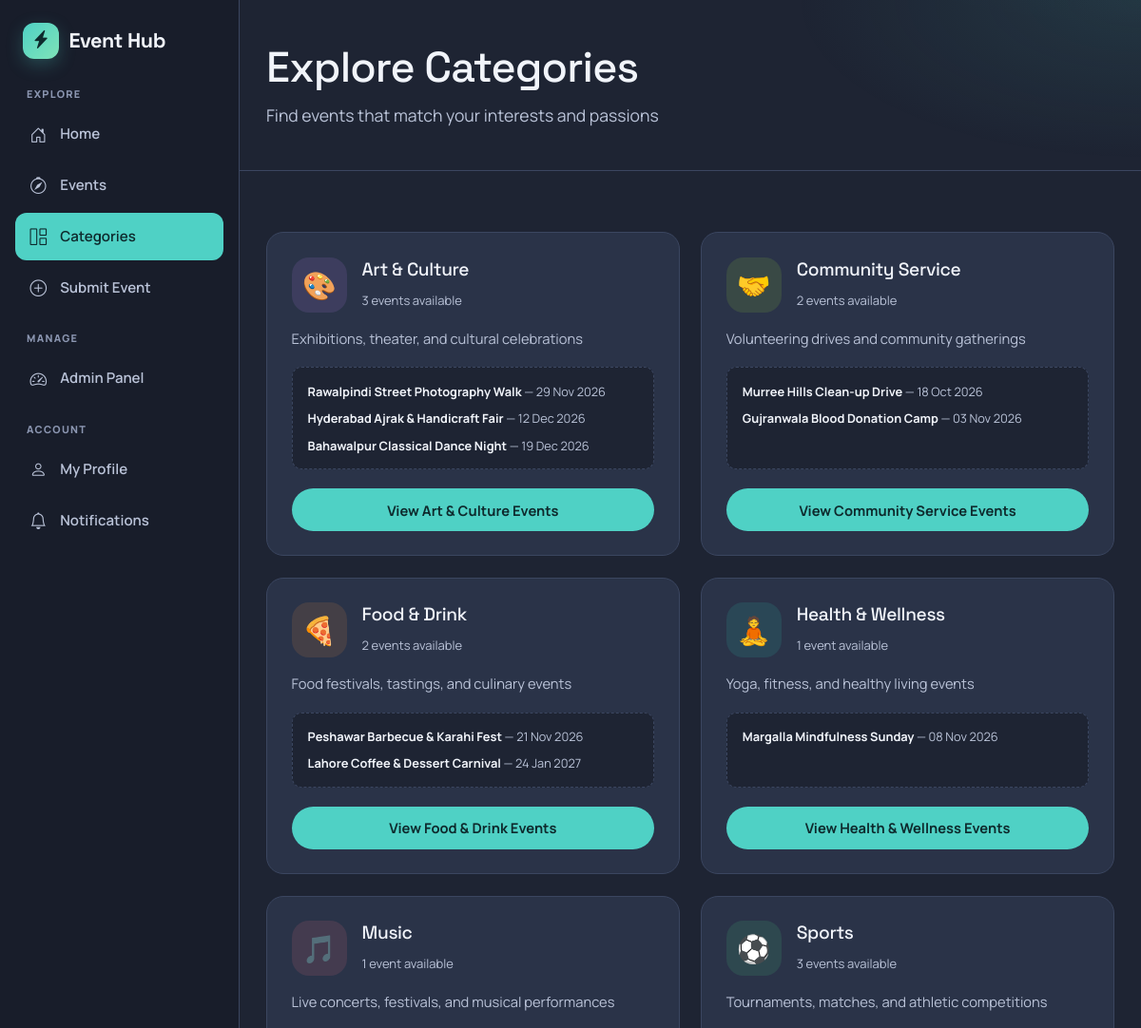
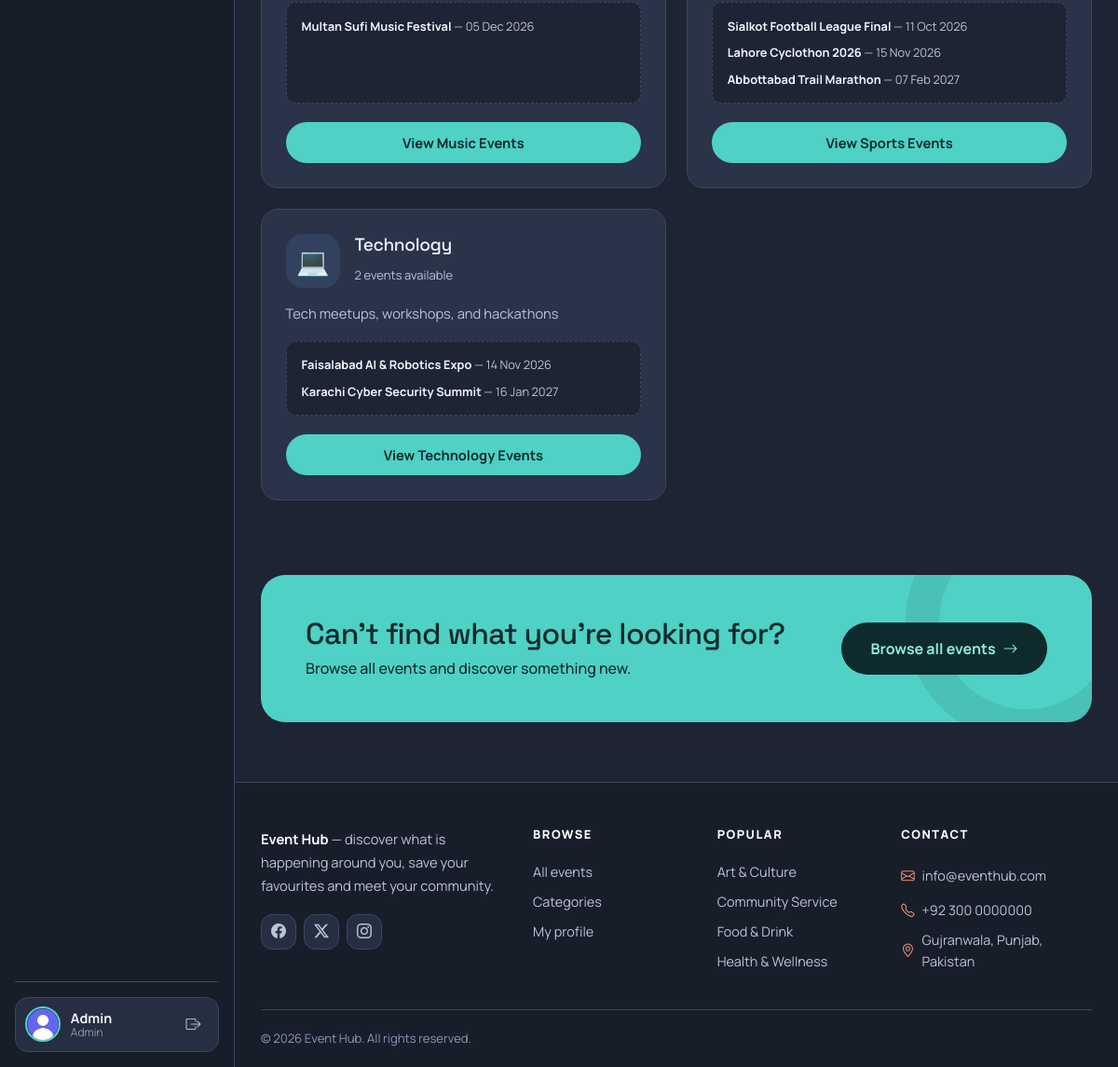
The app's page /categories.php (signed in) with its own data (2 pictures, top to bottom).
### tables this page shows
CREATE TABLE categories (
  id INT AUTO_INCREMENT PRIMARY KEY,
  name VARCHAR(80) NOT NULL,
  color VARCHAR(10) DEFAULT '#6f42c1'
);

CREATE TABLE events (
  id INT AUTO_INCREMENT PRIMARY KEY,
  title VARCHAR(200) NOT NULL,
  category_id INT NOT NULL,
  short_desc VARCHAR(255),
  description TEXT,
  venue VARCHAR(150),
  address VARCHAR(255),
  city VARCHAR(80),
  lat DECIMAL(10,7) NOT NULL,
  lng DECIMAL(10,7) NOT NULL,
  event_date DATE NOT NULL,
  event_time TIME,
  price DECIMAL(10,2) DEFAULT 0,
  organizer_name VARCHAR(120),
  organizer_contact VARCHAR(150),
  image VARCHAR(255) DEFAULT 'images/default.jpg',
  is_featured TINYINT DEFAULT 0,
  status ENUM('pending','approved','rejected') DEFAULT 'pending',
  created_by INT NULL,
  created_at TIMESTAMP DEFAULT CURRENT_TIMESTAMP,
  FOREIGN KEY (category_id) REFERENCES categories(id)
);

### includes/functions.php (called while the page is built, shortened)
<?php
require_once __DIR__ . '/../config/db.php';
function e($s) { return htmlspecialchars($s ?? '', ENT_QUOTES, 'UTF-8'); }
function is_logged() { return isset($_SESSION['user']); }
function cat_icon($name) {
    $i = ['music' => '🎵', 'sports' => '⚽', 'technology' => '💻', 'art & culture' => '🎨', 'food & drink' => '🍕',
          'health & wellness' => '🧘', 'community service' => '🤝', 'community' => '🤝'];
    return $i[strtolower($name)] ?? '📅';
}
function cat_desc($name) {
    $d = ['music' => 'Live concerts, festivals, and musical performances', 'sports' => 'Tournaments, matches, and athletic competitions',
          'technology' => 'Tech meetups, workshops, and hackathons', 'art & culture' => 'Exhibitions, theater, and cultural celebrations',
          'food & drink' => 'Food festivals, tastings, and culinary events', 'health & wellness' => 'Yoga, fitness, and healthy living events',
          'community service' => 'Volunteering drives and community gatherings'];
    return $d[strtolower($name)] ?? 'Discover events in this category';
}
function get_categories_with_counts() {
    global $pdo;
    return $pdo->query("SELECT c.*, COUNT(e.id) AS total FROM categories c
        LEFT JOIN events e ON e.category_id=c.id AND e.status='approved' GROUP BY c.id, c.name, c.color ORDER BY c.name")->fetchAll();
}
function get_events($extra = '', $params = []) {
    global $pdo;
    $st = $pdo->prepare("SELECT e.*, c.name AS cat, c.color FROM events e
        JOIN categories c ON c.id = e.category_id WHERE e.status='approved' $extra");
    $st->execute($params);
    return $st->fetchAll();
}
function get_categories() { global $pdo; return $pdo->query("SELECT * FROM categories ORDER BY name")->fetchAll(); }

### categories.php (the view, shortened to what this page needs)
<?php
require 'includes/functions.php';
$cats = get_categories_with_counts();
include 'includes/header.php';
?>
<section class="categories-hero">
  <div class="container"><h1>Explore Categories</h1><p>Find events that match your interests and passions</p></div>
</section>
<section class="section">
  <div class="container">
    <div class="categories-grid">
      <?php foreach ($cats as $c):
        $sample = get_events("AND e.category_id=? ORDER BY e.event_date LIMIT 3", [$c['id']]); $cc = e($c['color']); ?>
        <div class="category-detail-card card">
          <div class="category-detail-header">
            <div class="category-detail-icon" style="background:<?= $cc ?>1f;color:<?= $cc ?>"><?= cat_icon($c['name']) ?></div>
            <div><h3><?= e($c['name']) ?></h3>
              <span style="font-size:0.8125rem;color:var(--text-secondary)"><?= $c['total'] ?> event<?= $c['total'] != 1 ? 's' : '' ?> available</span></div>
          </div>
          <p><?= e(cat_desc($c['name'])) ?></p>
          <?php if ($sample): ?>
            <div class="category-detail-events">
              <?php foreach ($sample as $s): ?><span><strong><?= e($s['title']) ?></strong> &mdash; <?= date('d M Y', strtotime($s['event_date'])) ?></span><?php endforeach; ?>
            </div>
          <?php endif; ?>
          <a href="events.php?cat[]=<?= $c['id'] ?>" class="btn btn-primary" style="width:100%">View <?= e($c['name']) ?> Events</a>
        </div>
      <?php endforeach; ?>
    </div>
  </div>
</section>
<section class="cta-wrap">
  <div class="container">
    <div class="cta-section">
      <div><h2>Can't find what you're looking for?</h2><p>Browse all events and discover something new.</p></div>
      <a href="events.php" class="btn btn-lg">Browse all events <i class="bi bi-arrow-right"></i></a>
    </div>
  </div>
</section>
<?php include 'includes/footer.php'; ?>

### includes/footer.php (shortened to what this page needs)
<footer class="footer">
  <div class="container">
    <div class="footer-grid">
      <div class="footer-brand">
        <p class="footer-desc"><strong><?= SITE_NAME ?></strong> &mdash; discover what is happening around you, save your favourites and meet your community.</p>
        <div class="social-links d-flex gap-2">
          <a href="#" class="social-link" aria-label="Facebook"><i class="bi bi-facebook"></i></a>
          <a href="#" class="social-link" aria-label="Twitter"><i class="bi bi-twitter-x"></i></a>
          <a href="#" class="social-link" aria-label="Instagram"><i class="bi bi-instagram"></i></a>
        </div>
      </div>
      <div class="footer-links">
        <h4>Browse</h4>
        <a href="<?= BASE_URL ?>events.php">All events</a>
        <a href="<?= BASE_URL ?>categories.php">Categories</a>
        <a href="<?= BASE_URL ?><?= is_logged() ? 'profile.php' : 'login.php' ?>"><?= is_logged() ? 'My profile' : 'Login' ?></a>
      </div>
      <div class="footer-links">
        <h4>Popular</h4>
        <?php foreach (array_slice(get_categories(), 0, 4) as $fc): ?>
          <a href="<?= BASE_URL ?>events.php?cat[]=<?= $fc['id'] ?>"><?= e($fc['name']) ?></a>
        <?php endforeach; ?>
      </div>
      <div class="footer-links">
        <h4>Contact</h4>
        <p><i class="bi bi-envelope"></i> <a href="mailto:<?= SITE_EMAIL ?>"><?= SITE_EMAIL ?></a></p>
        <p><i class="bi bi-telephone"></i> <?= SITE_PHONE ?></p>
        <p><i class="bi bi-geo-alt"></i> <?= SITE_ADDRESS ?></p>
      </div>
    </div>
    <div class="footer-bottom"><p>&copy; <?= date('Y') ?> <?= SITE_NAME ?>. All rights reserved.</p></div>
  </div>
</footer>
</div>
</div>
</body>
</html>

### records on screen
categories: name "🎨", name "Art & Culture", total "3", shows "s", name "Exhibitions, theater, and cultural celebrations"
events: title "Rawalpindi Street Photography Walk", event_date "29 Nov 2026"
events: title "Hyderabad Ajrak & Handicraft Fair", event_date "12 Dec 2026"
events: title "Bahawalpur Classical Dance Night", event_date "19 Dec 2026"
categories: name "🤝", name "Community Service", total "2", shows "s", name "Volunteering drives and community gatherings"
events: title "Murree Hills Clean-up Drive", event_date "18 Oct 2026"
events: title "Gujranwala Blood Donation Camp", event_date "03 Nov 2026"
categories: name "🍕", name "Food & Drink", total "2", shows "s", name "Food festivals, tastings, and culinary events"
events: title "Peshawar Barbecue & Karahi Fest", event_date "21 Nov 2026"
events: title "Lahore Coffee & Dessert Carnival", event_date "24 Jan 2027"
categories: name "🧘", name "Health & Wellness", total "1", name "Yoga, fitness, and healthy living events"
events: title "Margalla Mindfulness Sunday", event_date "08 Nov 2026"
categories: name "🎵", name "Music", total "1", name "Live concerts, festivals, and musical performances"
events: title "Multan Sufi Music Festival", event_date "05 Dec 2026"
categories: name "⚽", name "Sports", total "3", name "Tournaments, matches, and athletic competitions"
events: title "Sialkot Football League Final", event_date "11 Oct 2026"
events: title "Lahore Cyclothon 2026", event_date "15 Nov 2026"
events: title "Abbottabad Trail Marathon", event_date "07 Feb 2027"
categories: name "💻", name "Technology", total "2", shows "s", name "Tech meetups, workshops, and hackathons"
events: title "Faisalabad AI & Robotics Expo", event_date "14 Nov 2026"
events: title "Karachi Cyber Security Summit", event_date "16 Jan 2027"

### other values on screen
SITE_NAME "Event Hub"
explode(' ', $_SESSION['user']['name'])[0] "Admin"
$_SESSION['user']['role'] "Admin"
SITE_EMAIL "info@eventhub.com"
SITE_PHONE "+92 300 0000000"
SITE_ADDRESS "Gujranwala, Punjab, Pakistan"
